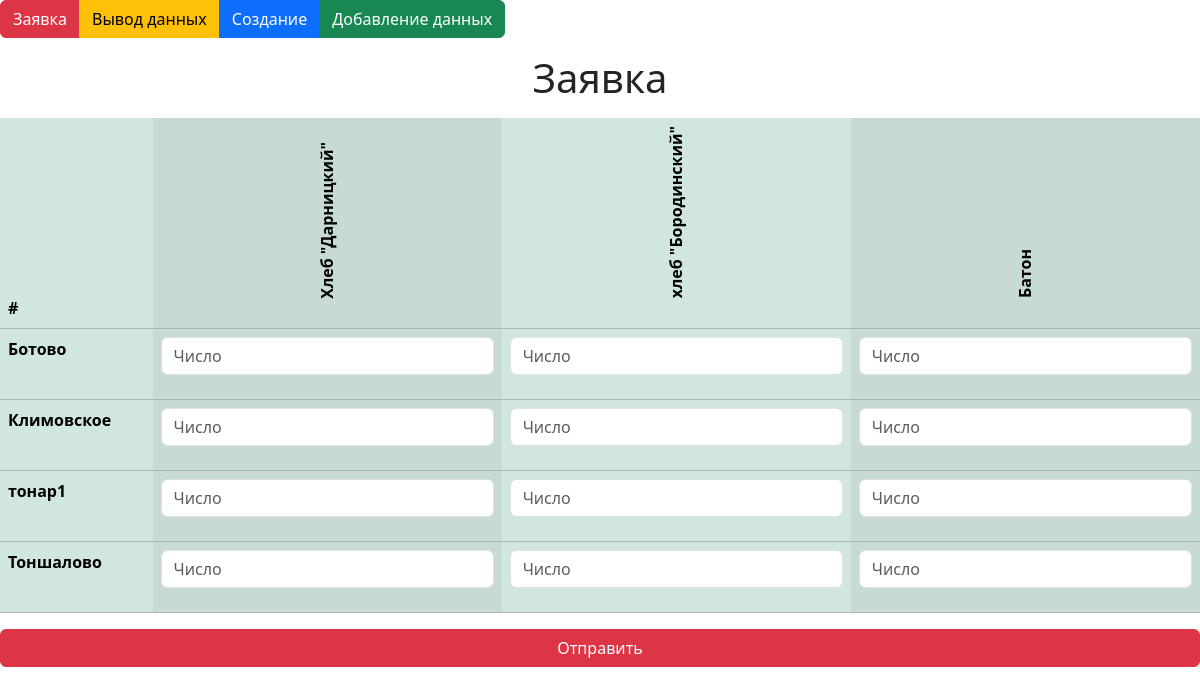
The app's page /, older data.
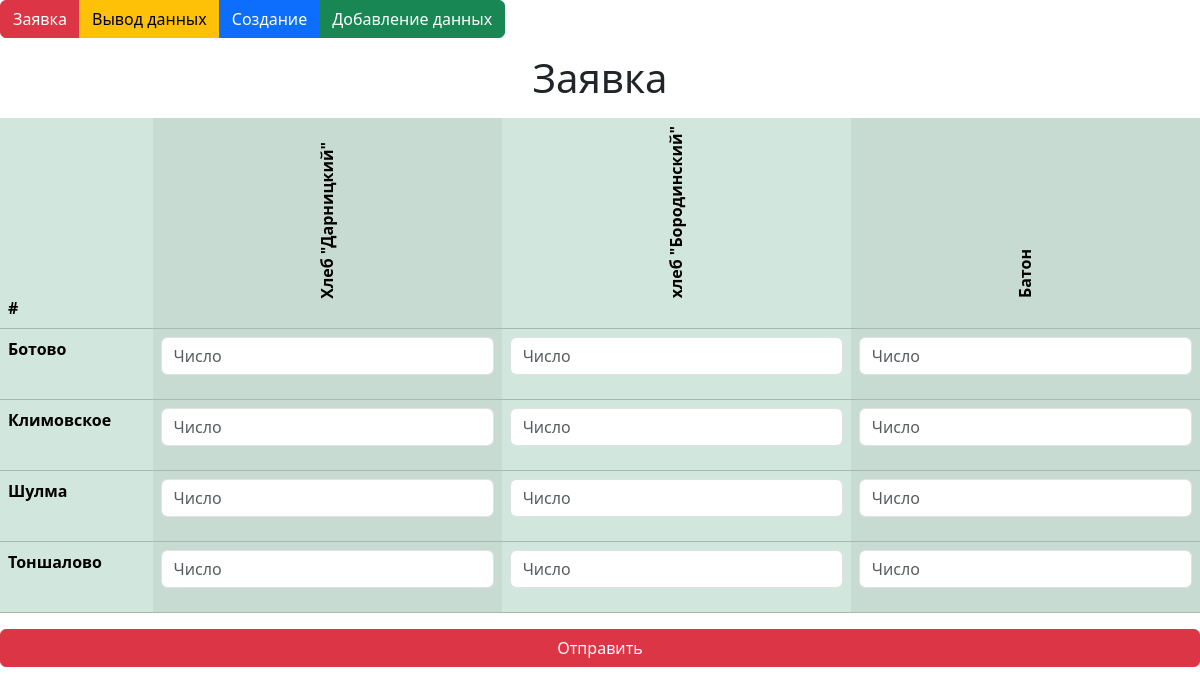
The same page, newer data.
### order/models.py (models this page shows)
class Products(models.Model):
    name = models.CharField(max_length=50, unique=True, null=False)
    price = models.FloatField(null = False)
    weight = models.FloatField(null =False)

class Clients(models.Model):
    name = models.CharField(max_length=50, unique=True, null=False)
    str_torg12 = models.CharField(max_length=200, unique=True)
    str_standart = models.CharField(max_length=200, unique=True)
    driver = models.ForeignKey('Drivers', on_delete=models.SET_NULL, null=True)

### order/views.py (the view)
# urls.py: path('', order, name='order'),
def order(request):
    today = datetime.date.today()
    if request.method == 'POST':
        extra = Orders.objects.filter(date=today)
        if extra:
            extra.delete()
        add_orders(request.POST, today)
        clean_orders(today)
    clients = select_clients()
    products = select_products()
    return render(request, 'order/order.html',
              {'clients': clients, 'products': products})

### order/function.py (called while the page is built)
def select_clients():
    return Clients.objects.all()

def select_products():
    return Products.objects.all()

### order/templates/order/order.html (shortened to what this page needs)
{% extends 'order/base.html' %}
{% block content %}
<figure class="text-center">
    <h1>Заявка</h1>
</figure>
<form method="post">
<table class="table table-success table-striped-columns">
  <thead>
    <tr>
        <th scope="col">#</th>
        {% for p in products %}
            <th scope="col">
                <figure class="text-center">
                    <span class="rotate-sm-90">{{ p.name }}</span>
                </figure>
            </th>
        {% endfor %}
    </tr>
  </thead>
  <tbody>
    {% for c in clients %}
        <tr>
            <th scope="row">{{ c.name }}</th>
            {% for p in products %}
                <td>
                    <div class="mb-3">
                        <input name="{{ c.name }}:{{ p.name }}" type="number" class="form-control" id="exampleFormControlInput1" placeholder="Число">
                    </div>
                </td>
            {% endfor %}
        </tr>
    {% endfor %}
  </tbody>
</table>
<div class="d-grid gap-2">
  <button class="btn btn-danger" type="submit">Отправить</button>
</div>
</form>
{% endblock %}

### order/templates/order/base.html (shortened to what this page needs)
<!DOCTYPE html>
<html lang="en">
<head>
    <link href="https://cdn.jsdelivr.net/npm/bootstrap@5.3.3/dist/css/bootstrap.min.css" rel="stylesheet">
</head>
<body>
<div class="btn-group" role="group" aria-label="Basic mixed styles example">
  <a href="{% url 'order' %}" class="btn btn-danger">Заявка</a>
  <a href="{% url 'print_orders' %}" class="btn btn-warning">Вывод данных</a>
  <a href="{% url 'create' %}" class="btn btn-primary">Создание</a>
  <a href="{% url 'add_data' %}" class="btn btn-success">Добавление данных</a>
</div>
{% block content %}
{% endblock %}
</body>
</html>

### order/templates/order/base.html (style rules this page uses)
.rotate-sm-90 { writing-mode: vertical-lr; transform: rotate(180deg); }
thead tr th { position: sticky; top: 0; }

Row changes from the older to the newer data that the page shows:
removed Clients: name "тонар1"
added Clients: name "Шулма"
